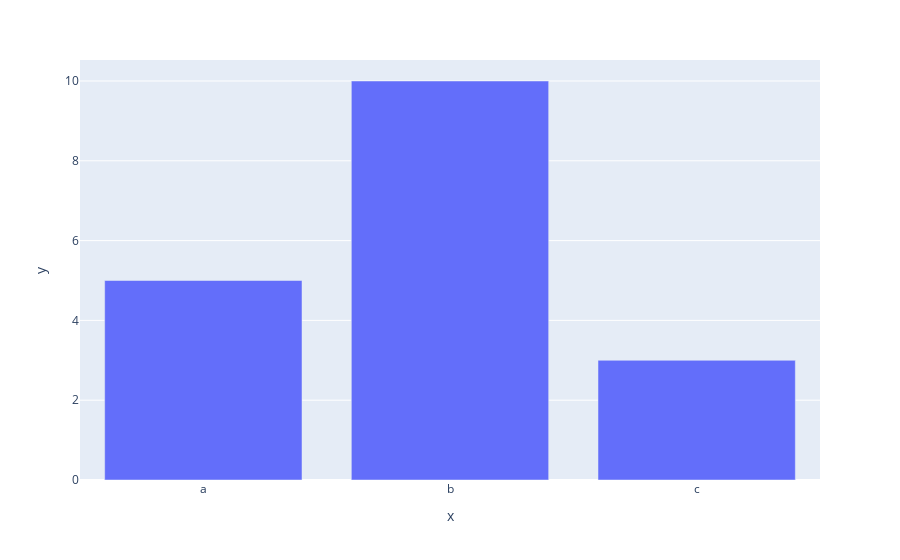

Here is the notebook cell this chart was saved with:
### Code cell
x=['a','b','c']
y=[5,10,3]
fig = px.bar(x=x,y=y)
fig.show()

### Figure 1 — Plotly figure (JSON) as saved in the notebook; plotly's stock layout.template omitted (floating-point values rounded to 4 significant figures)
{"data": [{"alignmentgroup": "True", "hovertemplate": "x=%{x}<br>y=%{y}<extra></extra>", "legendgroup": "", "marker": {"color": "#636efa", "pattern": {"shape": ""}}, "name": "", "offsetgroup": "", "orientation": "v", "showlegend": false, "textposition": "auto", "type": "bar", "x": ["a", "b", "c"], "xaxis": "x", "y": [5, 10, 3], "yaxis": "y"}], "layout": {"autosize": true, "barmode": "relative", "legend": {"tracegroupgap": 0}, "margin": {"t": 60}, "xaxis": {"anchor": "y", "autorange": true, "domain": [0, 1], "range": [-0.5, 2.5], "title": {"text": "x"}, "type": "category"}, "yaxis": {"anchor": "x", "autorange": true, "domain": [0, 1], "range": [0, 10.53], "title": {"text": "y"}, "type": "linear"}}}
